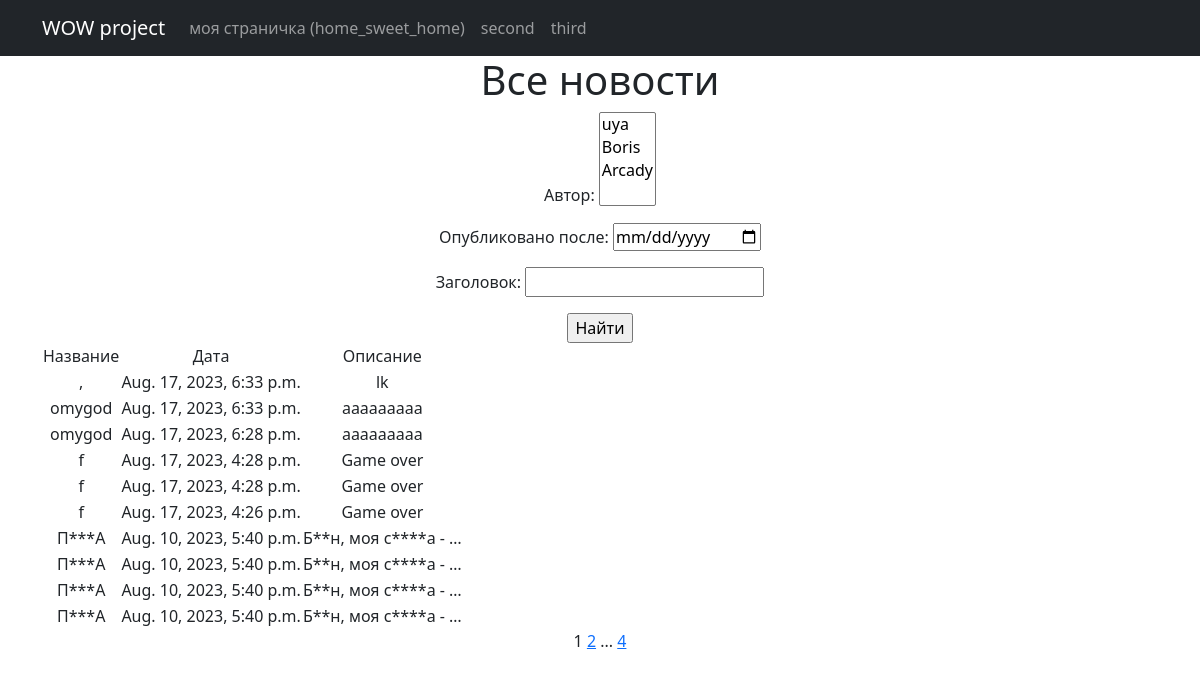
Before: /news/ with the older database file.
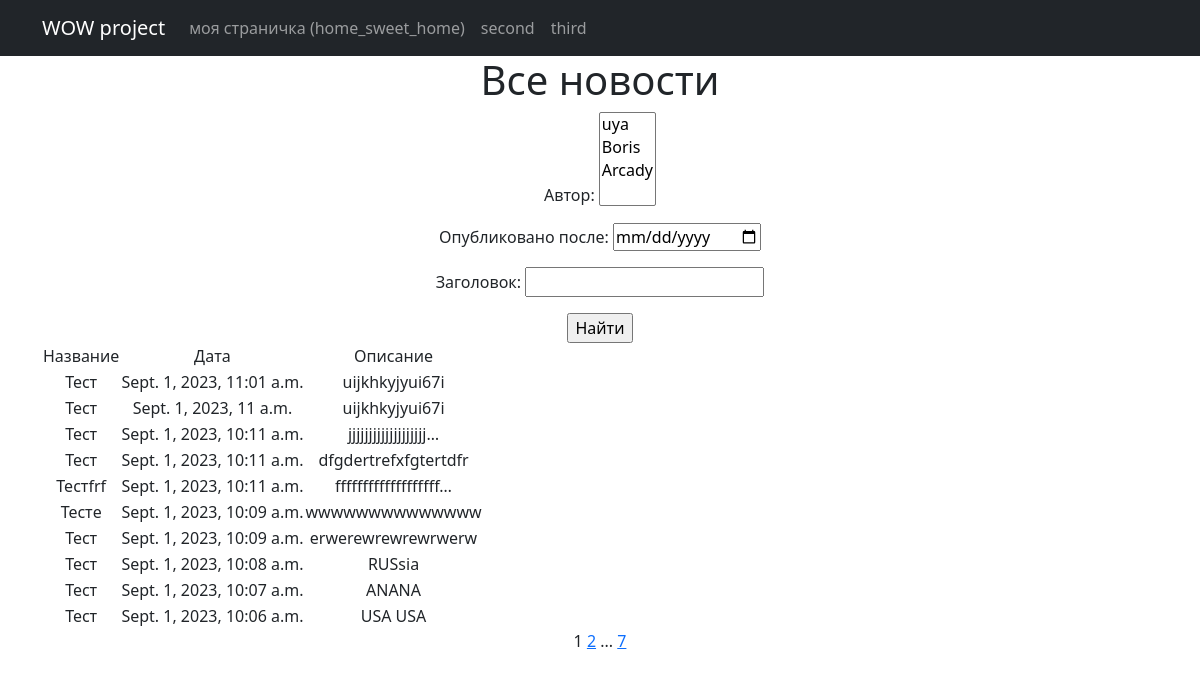
After: the same page with the newer database file.
### news/models.py (models this page shows, shortened)
class Post (models.Model):
    author = models.ForeignKey("Author", on_delete=models.CASCADE)
    types = models.CharField(max_length=2, choices=post_types, default=article)
    creation_datetime = models.DateTimeField(auto_now_add=True)
    post_category = models.ManyToManyField("Category", through=PostCategory)
    heading = models.CharField(max_length=255)
    text = models.TextField()
    rating = models.IntegerField(default=0)

### news/views.py (the view)
# urls.py: path('', PostsList.as_view(), name ='post_list'),
class PostsList(ListView):
    model = Post
    ordering = '-creation_datetime'
    template_name = 'posts.html'
    context_object_name = 'posts'
    paginate_by = 10
    def get_queryset(self):
        queryset = super().get_queryset()
        self.filterset = PostFilter(self.request.GET, queryset)
        return self.filterset.qs
    def get_context_data(self, **kwargs: Any) -> Dict[str, Any]:
        context = super().get_context_data(**kwargs)
        context['filterset'] = self.filterset
        return context

### news/templatetags/custom_filters.py (called while the page is built)
@register.filter()
def censor(value):
    if not isinstance(value, str):
        raise TypeError()
    for word in re.findall(r"[\w']+|[.,!?;]",value):
        if word.lower() in censu:
            value = value.replace(word, f"{word[0]}{'*'*(len(word)-2)}{word[-1]}")
    return value

@register.simple_tag(takes_context=True)
def url_replace(context, **kwargs):
    d = context['request'].GET.copy()
    for k, v in kwargs.items():
        d[k]=v
    return d.urlencode()

### templates/posts.html (shortened to what this page needs)
{% extends 'flatpages/default.html' %}
{% load custom_filters %}
{% block content %}
<h1>Все новости</h1>
<form action="" method="get">
    {{filterset.form.as_p }}
    <input type="submit" value="Найти"/>
</form>
  {% if posts %}
        <table>
           <tr>
               <td>Название</td>
               <td>Дата</td>
               <td>Описание</td>
           </tr>
            {% for post in posts %}
           <tr>
               <td>{{ post.heading|censor }}</td>
               <td>{{ post.creation_datetime }}</td>
               <td>{{ post.text|truncatechars:20|censor }}</td>
           </tr>
           {% endfor %}
       </table>
   {% else %}
       <h2>Новостей нет!</h2>
   {% endif %}
    {{ page_obj.number }}
    {% if page_obj.has_next %}
    <a href="?{% url_replace page=page_obj.next_page_number %}">{{ page_obj.next_page_number }}</a>
    {% if paginator.num_pages != page_obj.next_page_number %}
       ...
       <a href="?{% url_replace page=page_obj.paginator.num_pages %}">{{ page_obj.paginator.num_pages }}</a>
       {% endif %}
    {% endif %}
{% endblock content %}

Changed rows visible on the page:
no longer on this page (row unchanged): Post: heading|censor ",", creation_datetime "Aug. 17, 2023, 6:33 p.m.", text|censor "lk"
no longer on this page (row unchanged): Post: heading|censor "omygod", creation_datetime "Aug. 17, 2023, 6:33 p.m.", text|censor "aaaaaaaaa"
no longer on this page (row unchanged): Post: heading|censor "omygod", creation_datetime "Aug. 17, 2023, 6:28 p.m.", text|censor "aaaaaaaaa"
no longer on this page (row unchanged): Post: heading|censor "f", creation_datetime "Aug. 17, 2023, 4:28 p.m.", text|censor "Game over"
no longer on this page (row unchanged): Post: heading|censor "f", creation_datetime "Aug. 17, 2023, 4:28 p.m.", text|censor "Game over"
no longer on this page (row unchanged): Post: heading|censor "f", creation_datetime "Aug. 17, 2023, 4:26 p.m.", text|censor "Game over"
no longer on this page (row unchanged): Post: heading|censor "П***А", creation_datetime "Aug. 10, 2023, 5:40 p.m.", text|censor "Б**н, моя с****а - …"
no longer on this page (row unchanged): Post: heading|censor "П***А", creation_datetime "Aug. 10, 2023, 5:40 p.m.", text|censor "Б**н, моя с****а - …"
no longer on this page (row unchanged): Post: heading|censor "П***А", creation_datetime "Aug. 10, 2023, 5:40 p.m.", text|censor "Б**н, моя с****а - …"
no longer on this page (row unchanged): Post: heading|censor "П***А", creation_datetime "Aug. 10, 2023, 5:40 p.m.", text|censor "Б**н, моя с****а - …"
added Post: heading|censor "Тест", creation_datetime "Sept. 1, 2023, 11:01 a.m.", text|censor "uijkhkyjyui67i"
added Post: heading|censor "Тест", creation_datetime "Sept. 1, 2023, 11 a.m.", text|censor "uijkhkyjyui67i"
added Post: heading|censor "Тест", creation_datetime "Sept. 1, 2023, 10:11 a.m.", text|censor "jjjjjjjjjjjjjjjjjjj…"
added Post: heading|censor "Тест", creation_datetime "Sept. 1, 2023, 10:11 a.m.", text|censor "dfgdertrefxfgtertdfr"
added Post: heading|censor "Тестfrf", creation_datetime "Sept. 1, 2023, 10:11 a.m.", text|censor "fffffffffffffffffff…"
added Post: heading|censor "Тестe", creation_datetime "Sept. 1, 2023, 10:09 a.m.", text|censor "wwwwwwwwwwwwww"
added Post: heading|censor "Тест", creation_datetime "Sept. 1, 2023, 10:09 a.m.", text|censor "erwerewrewrewrwerw"
added Post: heading|censor "Тест", creation_datetime "Sept. 1, 2023, 10:08 a.m.", text|censor "RUSsia"
added Post: heading|censor "Тест", creation_datetime "Sept. 1, 2023, 10:07 a.m.", text|censor "ANANA"
added Post: heading|censor "Тест", creation_datetime "Sept. 1, 2023, 10:06 a.m.", text|censor "USA USA"
Other visible differences:
{{ page_obj.paginator.num_pages }}: "4" → "7"
